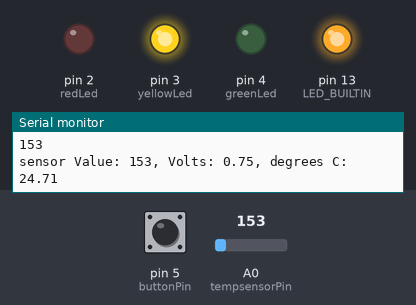
The sketch below on a simulated Arduino Uno, built with avr-gcc and run on an emulated ATmega328P. Parts: output pins drawn as LEDs (lit = HIGH), the last lines printed to the serial monitor. Dashed ring = blinking. The inputs (shaded band) are chosen by the test bench; at power-on: A0 (tempsensorPin) = 153, pin 5 (buttonPin) HIGH.

Above: at 2.8 s.
2.9 s: A0 (tempsensorPin) set to 182
At 3.8 s:
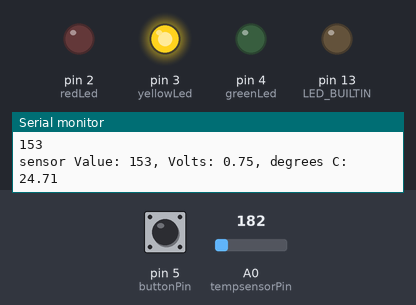
At 4.5 s:
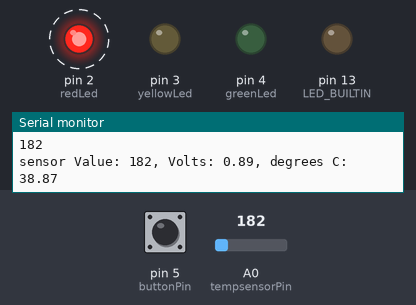
Timing chart, 0 to 12.4 s (numbered marks = the images above; inputs shaded):
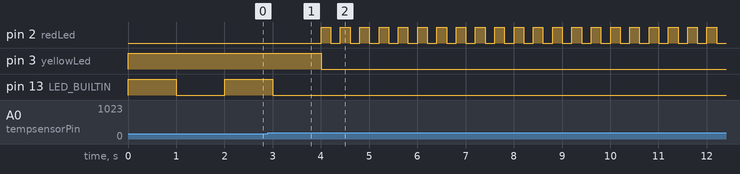

Measured:
- the behaviour switches between 163 and 164 on A0 (tempsensorPin) (found by bisection; images 0 and 1)
- after the input at 2.9 s, pin 2 (redLed): alternates HIGH for 0.20 s and LOW for 0.20 s, starting after 1.1 s; pin 3 (yellowLed): HIGH → LOW after 1.1 s; pin 13 (LED_BUILTIN): goes on until 3.0 s, then stays LOW

The sketch:

mogorosi_nkosinathi_iot2781_exam1.ino
```cpp
// C++ code
//
int i = 0;

int buttonState = 0;
int buttonPin = 5;
int redLed = 2;
int yellowLed = 3;
int greenLed = 4;
const int tempsensorPin = A0;
const float baselineTemp = 21.0;

void setup()
{
  pinMode(LED_BUILTIN, OUTPUT);
  pinMode(redLed, OUTPUT);
  pinMode(yellowLed, OUTPUT);
  pinMode(greenLed, OUTPUT);
  pinMode(buttonPin, INPUT_PULLUP);
  Serial.begin(9600);

  /*digitalWrite(redLed, HIGH);
  delay(3000);
  digitalWrite(redLed, LOW);
  digitalWrite(yellowLed, HIGH);
  delay(3000);
  digitalWrite(yellowLed, LOW);
  digitalWrite(greenLed, HIGH);
  delay(3000);
  digitalWrite(greenLed, LOW);*/
}

void loop()
{
  int sensorVal = analogRead(tempsensorPin);
  Serial.println(sensorVal);


  Serial.print("sensor Value: ");
  Serial.print(sensorVal);


  Serial.print(", Volts: ");
  float voltage = (sensorVal / 1024.0) * 5.0;
  Serial.print(voltage);

  Serial.print(", degrees C: ");
  float temperature = (voltage - .5) * 100;
  Serial.println(temperature);

  buttonState = digitalRead(buttonPin);

  //green light goes on when temp below 20
  if (temperature < 20) {
    digitalWrite(greenLed, HIGH);
    digitalWrite(yellowLed, LOW);
    digitalWrite(redLed, LOW);
  } //yellow light goes on when temp between 20 and 30
  else if (temperature >= 20 && temperature < 30) {
    digitalWrite(greenLed, LOW);
    digitalWrite(yellowLed, HIGH);
    digitalWrite(redLed, LOW);
  } //red light goes on when temp above 30
  else if(temperature > 30) {
    for (int i = 0; i < 1000; ++i) {
    digitalWrite(greenLed, LOW);
    digitalWrite(yellowLed, LOW);
    digitalWrite(redLed, HIGH);
    delay(200);
    digitalWrite(redLed, LOW);
      delay(200);}
}


  //button will switch everything Off
  if (buttonState, LOW) {
    digitalWrite(greenLed, LOW);
    digitalWrite(yellowLed, LOW);
    digitalWrite(redLed, LOW);
    temperature = 0;
    sensorVal =0;
    voltage = 0;
  }

  digitalWrite(LED_BUILTIN, HIGH);
  delay(1000); // Wait for 1000 millisecond(s)
  digitalWrite(LED_BUILTIN, LOW);
  delay(1000); // Wait for 1000 millisecond(s)
}
```
